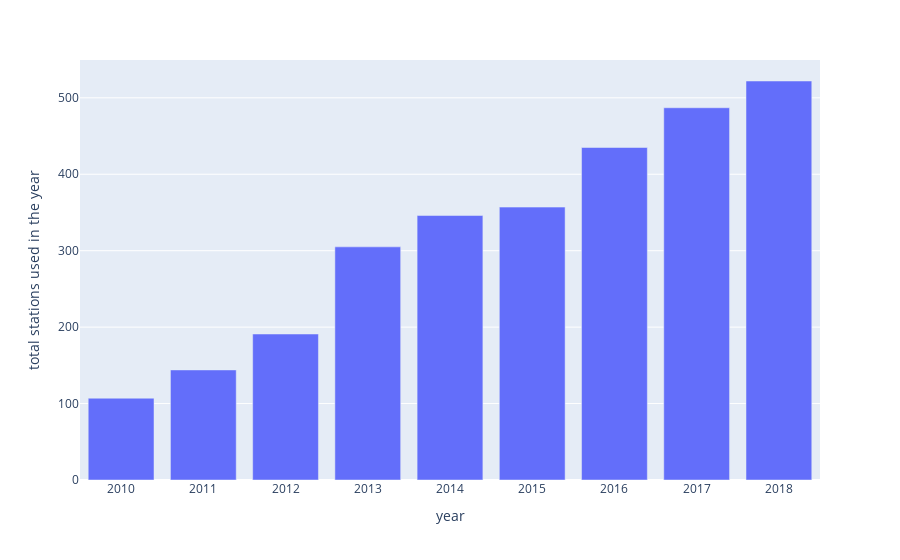

Notebook source saved alongside this figure:
### Code cell
px.bar(x=station_counts.index, y=station_counts['total_stations'], labels={'x': 'year', 'y': 'total stations used in the year'})

### Figure 1 — Plotly figure (JSON) as saved in the notebook; plotly's stock layout.template omitted (floating-point values rounded to 4 significant figures)
{"data": [{"alignmentgroup": "True", "hovertemplate": "year=%{x}<br>total stations used in the year=%{y}<extra></extra>", "legendgroup": "", "marker": {"color": "#636efa", "pattern": {"shape": ""}}, "name": "", "offsetgroup": "", "orientation": "v", "showlegend": false, "textposition": "auto", "type": "bar", "x": ["2010", "2011", "2012", "2013", "2014", "2015", "2016", "2017", "2018"], "xaxis": "x", "y": [107, 144, 191, 305, 346, 357, 435, 487, 522], "yaxis": "y"}], "layout": {"autosize": true, "barmode": "relative", "legend": {"tracegroupgap": 0}, "margin": {"t": 60}, "xaxis": {"anchor": "y", "autorange": true, "domain": [0, 1], "range": [-0.5, 8.5], "title": {"text": "year"}, "type": "category"}, "yaxis": {"anchor": "x", "autorange": true, "domain": [0, 1], "range": [0, 549.5], "title": {"text": "total stations used in the year"}, "type": "linear"}}}
